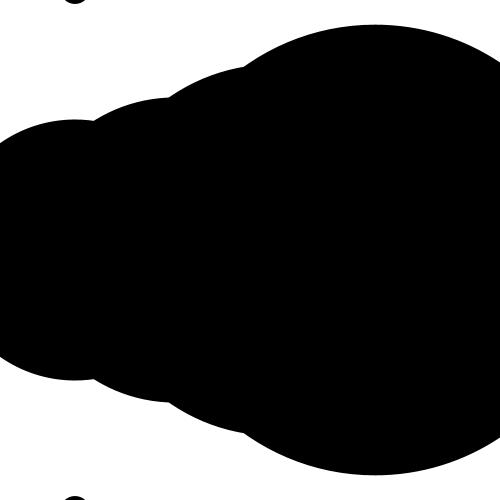
Frame 1 (no input)
Frame 60 (the mouse pressed at the canvas centre just before this capture): identical to frame 1, image omitted
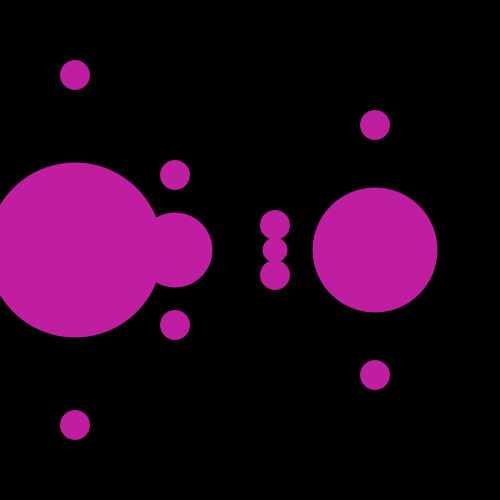
Frame 120 (the mouse held since frame 60 and released just before this capture)

The Processing sketch that drew these frames (run headless with seeded random() and noise(); from frame 60 on, the mouse is pressed at the canvas centre):

// Processing sketch: processing_115647
// ── processing_115647.pde

float d1, d2, d3, d4;
int radius = 90;

float posX, posY;

int x1, y1;
int x2, y2;
int x3, y3;
int x4, y4;

void setup () {
  size(500,500);
  
  x1 = 75;
  y1 = height/2;
  
  x2 = 175;
  y2 = height/2;
  
  x3 = 275;
  y3 = height/2;
  
  x4 = 375;
  y4 = height/2;
  
  smooth();

}

void draw() {
  
  background(255);
  
  d1 = dist(mouseX, mouseY, x1, y1);
  println("my value for d1 is:" + d1);

  d2 = dist(mouseX, mouseY, x2, y2);
  println("my value for d2 is:" + d2);

  d3 = dist(mouseX, mouseY, x3, y3);
  println("my value for d3 is:" + d3);

  d4 = dist(mouseX, mouseY, x4, y4);
  println("my value for d4 is:" + d4);

//  fill(random(255), random(255), random(255), 200);
//  frameRate(40);
  fill(0);
  noStroke();
  
  if(mousePressed) {
   background(0);
   fill(random(255), random(255), random(255), 255);
   frameRate(40);
//  fill(0);
  }

  ellipse (x1, y1, d1, d1);
  ellipse (x2, y2, d2 , d2);
  ellipse (x3, y3, d3, d3);
  ellipse (x4, y4, d4, d4);
  
  posX = x1;
  posY = y1 - d1;
  
  ellipse(posX, posY, 30, 30);
  
  posX = x1;
  posY = y1 + d1;
  
  ellipse(posX, posY, 30, 30);
  
  posX = x2;
  posY = y2 - d2;
  
  ellipse(posX, posY, 30, 30);
  
  posX = x2;
  posY = y2 + d2;
  
  ellipse(posX, posY, 30, 30);
    
  posX = x3;
  posY = y3 - d3;
  
  ellipse(posX, posY, 30, 30);
  
  posX = x3;
  posY = y3 + d3;
  
  ellipse(posX, posY, 30, 30);
  
  posX = x4;
  posY = y4 - d4;
  
  ellipse(posX, posY, 30, 30);
  
  posX = x4;
  posY = y4 + d4;

  ellipse(posX, posY, 30, 30);
}
